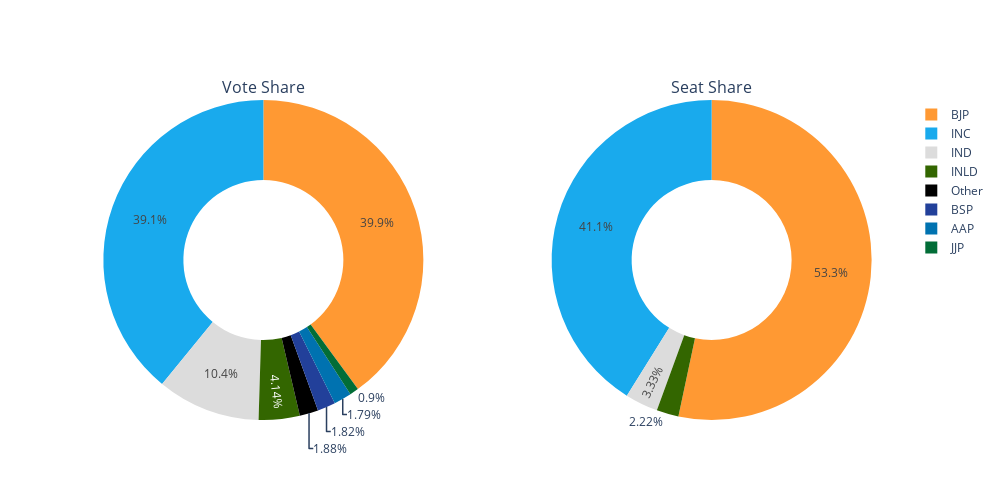

This figure's notebook cell:
### Markdown cell above
# Party wise analysis

### Code cell
party_wise = result.groupby(by=['Name','Abb','Color']).agg({'EVM Votes':'sum','Postal Votes':'sum','Total Votes':'sum'}).reset_index()
party_wise['Rank']=party_wise['Total Votes'].rank(ascending=False)
party_wise.loc[party_wise.Rank > 8, 'Name'] = 'Other'
party_wise.loc[party_wise.Rank > 8, 'Abb'] = 'Other'

winner = result[result.Rank==1][['Party','Color','Abb']]
winner = winner.groupby(['Party','Color','Abb']).size().reset_index()

# Define the figure with a 1x2 layout
fig = make_subplots(rows=1, cols=2, subplot_titles=["Vote Share", "Seat Share"], specs=[[{"type": "domain"}, {"type": "domain"}]])

# First Pie Chart
fig.add_trace(go.Pie(labels=party_wise.Abb, values=party_wise['Total Votes'],
                     marker=dict(colors=party_wise['Color']), hole=0.5, name=''), row=1, col=1)

# Second Pie Chart
fig.add_trace(go.Pie(labels=winner.Abb, values=winner[0],
                     marker=dict(colors=winner['Color']), hole=0.5, name=''), row=1, col=2)

# Adjust layout for better spacing
fig.update_layout(height=500, width=1000, showlegend=True)

fig.show()

### Figure 1 — Plotly figure (JSON) as saved in the notebook; plotly's stock layout.template omitted (floating-point values rounded to 4 significant figures)
{"data": [{"domain": {"x": [0, 0.45], "y": [0, 1]}, "hole": 0.5, "labels": ["Other", "AAP", "Other", "Other", "Other", "BSP", "BJP", "Other", "Other", "IND", "INC", "INLD", "JJP", "Other", "Other", "Other", "Other", "Other"], "marker": {"colors": ["#000000", "#0072B0", "#000000", "#003597", "#000000", "#22409A", "#FF9933", "#CB0922", "#CC0D0D", "#DCDCDC", "#19AAED", "#336600", "#026D37", "#00B2B2", "#FFFFFF", "#000000", "#000000", "#000000"]}, "name": "", "type": "pie", "values": [631, 248455, 166, 19534, 95, 252671, 5548800, 1342, 34373, 1448835, 5430602, 575192, 125022, 56, 53300, 149722, 2169, 315]}, {"domain": {"x": [0.55, 1], "y": [0, 1]}, "hole": 0.5, "labels": ["BJP", "IND", "INC", "INLD"], "marker": {"colors": ["#FF9933", "#DCDCDC", "#19AAED", "#336600"]}, "name": "", "type": "pie", "values": [48, 3, 37, 2]}], "layout": {"annotations": [{"font": {"size": 16}, "showarrow": false, "text": "Vote Share", "x": 0.225, "xanchor": "center", "xref": "paper", "y": 1, "yanchor": "bottom", "yref": "paper"}, {"font": {"size": 16}, "showarrow": false, "text": "Seat Share", "x": 0.775, "xanchor": "center", "xref": "paper", "y": 1, "yanchor": "bottom", "yref": "paper"}], "height": 500, "showlegend": true, "width": 1000}}
